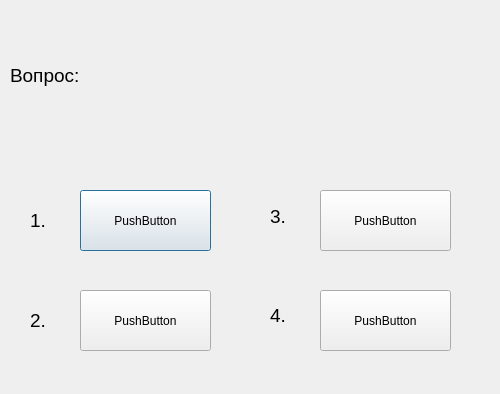
<?xml version="1.0" encoding="UTF-8"?>
<ui version="4.0">
 <class>Dialog2</class>
 <widget class="QDialog" name="Dialog2">
  <property name="geometry">
   <rect>
    <x>0</x>
    <y>0</y>
    <width>500</width>
    <height>394</height>
   </rect>
  </property>
  <property name="windowTitle">
   <string>Dialog</string>
  </property>
  <widget class="QLabel" name="label">
   <property name="geometry">
    <rect>
     <x>10</x>
     <y>40</y>
     <width>451</width>
     <height>71</height>
    </rect>
   </property>
   <property name="font">
    <font>
     <pointsize>14</pointsize>
    </font>
   </property>
   <property name="text">
    <string>Вопрос:</string>
   </property>
  </widget>
  <widget class="QPushButton" name="pushButton">
   <property name="geometry">
    <rect>
     <x>80</x>
     <y>190</y>
     <width>131</width>
     <height>61</height>
    </rect>
   </property>
   <property name="text">
    <string>PushButton</string>
   </property>
  </widget>
  <widget class="QPushButton" name="pushButton_2">
   <property name="geometry">
    <rect>
     <x>320</x>
     <y>190</y>
     <width>131</width>
     <height>61</height>
    </rect>
   </property>
   <property name="text">
    <string>PushButton</string>
   </property>
  </widget>
  <widget class="QPushButton" name="pushButton_3">
   <property name="geometry">
    <rect>
     <x>80</x>
     <y>290</y>
     <width>131</width>
     <height>61</height>
    </rect>
   </property>
   <property name="text">
    <string>PushButton</string>
   </property>
  </widget>
  <widget class="QPushButton" name="pushButton_4">
   <property name="geometry">
    <rect>
     <x>320</x>
     <y>290</y>
     <width>131</width>
     <height>61</height>
    </rect>
   </property>
   <property name="text">
    <string>PushButton</string>
   </property>
  </widget>
  <widget class="QLabel" name="label_2">
   <property name="geometry">
    <rect>
     <x>30</x>
     <y>210</y>
     <width>47</width>
     <height>21</height>
    </rect>
   </property>
   <property name="font">
    <font>
     <pointsize>14</pointsize>
    </font>
   </property>
   <property name="text">
    <string>1.</string>
   </property>
  </widget>
  <widget class="QLabel" name="label_3">
   <property name="geometry">
    <rect>
     <x>30</x>
     <y>310</y>
     <width>47</width>
     <height>21</height>
    </rect>
   </property>
   <property name="font">
    <font>
     <pointsize>14</pointsize>
    </font>
   </property>
   <property name="text">
    <string>2.</string>
   </property>
  </widget>
  <widget class="QLabel" name="label_4">
   <property name="geometry">
    <rect>
     <x>270</x>
     <y>206</y>
     <width>47</width>
     <height>21</height>
    </rect>
   </property>
   <property name="font">
    <font>
     <pointsize>14</pointsize>
    </font>
   </property>
   <property name="text">
    <string>3.</string>
   </property>
  </widget>
  <widget class="QLabel" name="label_5">
   <property name="geometry">
    <rect>
     <x>270</x>
     <y>300</y>
     <width>47</width>
     <height>31</height>
    </rect>
   </property>
   <property name="font">
    <font>
     <pointsize>14</pointsize>
    </font>
   </property>
   <property name="text">
    <string>4.</string>
   </property>
  </widget>
 </widget>
 <resources/>
 <connections/>
</ui>
